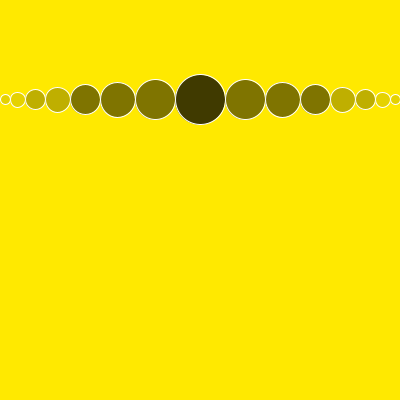
Frame 1 (no input)
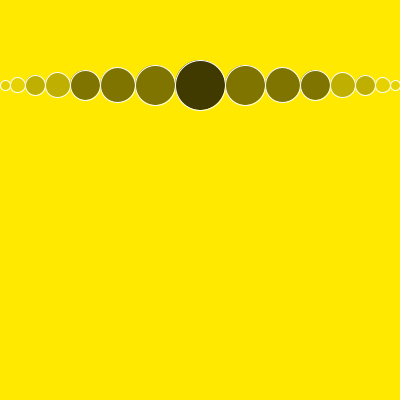
Frame 60 (the mouse pressed at the canvas centre just before this capture)
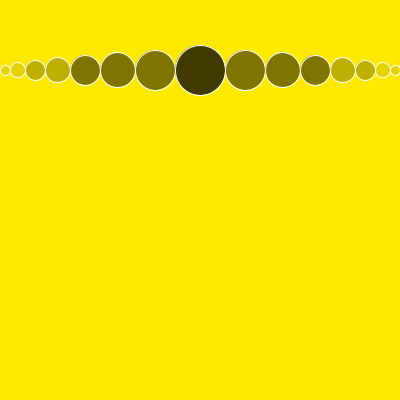
Frame 120 (the mouse held since frame 60 and released just before this capture)

The Processing sketch that drew these frames (run headless with seeded random() and noise(); from frame 60 on, the mouse is pressed at the canvas centre):

// Processing sketch: processing_5168
// ── processing_5168.pde

// Tommy Wong
// Based on http://processing.org/learning/topics/linear.html

// Colour Palete
// 127, 116, 0 7F7400
// 191, 175, 0 BFAF00
// 255, 255, 0 FFE900 SL Yellow
// 64, 58, 0 403A00
// 229, 210, 0 E5D200

float a = 100;
float b = 100;

void setup() 
{
  size(400, 400);
  stroke(#FFFFFF);
}

void draw() 
{
  background(#FFE900);
  a = a - 0.25;
  if (a < 0) { 
    a = height; 
  }
  line(0, a, width, a);
  fill(#E5D200);
  ellipse(5, a, 10, 10);
  fill(#E5D200);
  ellipse(17.5, a, 15, 15);
  fill(#BFAF00);
  ellipse(35, a, 20, 20);
  fill(#BFAF00);
  ellipse(57.5, a, 25, 25);
  fill(#7F7400);
  ellipse(85, a, 30, 30);
  fill(#7F7400);
  ellipse(117.5, a, 35, 35);
  fill(#7F7400);
  ellipse(155, a, 40, 40);
  fill(#403A00);
  ellipse(200, a, 50, 50);
  fill(#7F7400);
  ellipse(245, a, 40, 40);
  fill(#7F7400);
  ellipse(282.5, a, 35, 35);
  fill(#7F7400);
  ellipse(315, a, 30, 30);
  fill(#BFAF00);
  ellipse(342.5, a, 25, 25);
  fill(#BFAF00);
  ellipse(365, a, 20, 20);
  fill(#E5D200);
  ellipse(382.5, a, 15, 15);
  fill(#E5D200);
  ellipse(395, a, 10, 10);
}
